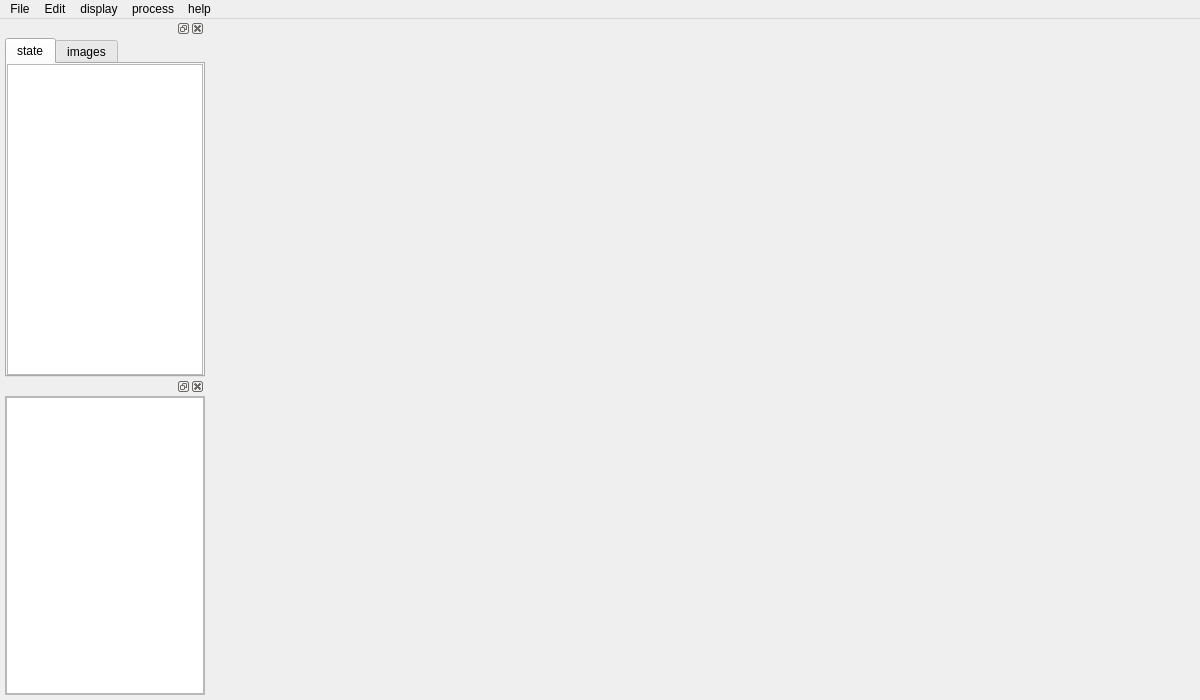
<?xml version="1.0" encoding="UTF-8"?>
<ui version="4.0">
 <class>Recon</class>
 <widget class="QMainWindow" name="Recon">
  <property name="geometry">
   <rect>
    <x>0</x>
    <y>0</y>
    <width>1200</width>
    <height>700</height>
   </rect>
  </property>
  <property name="windowTitle">
   <string>Recon</string>
  </property>
  <widget class="QWidget" name="centralWidget">
   <layout class="QHBoxLayout" name="horizontalLayout_3">
    <item>
     <widget class="QStackedWidget" name="stackedWidget">
      <property name="currentIndex">
       <number>0</number>
      </property>
      <widget class="QWidget" name="page">
       <layout class="QHBoxLayout" name="horizontalLayout_4">
        <property name="leftMargin">
         <number>3</number>
        </property>
        <property name="topMargin">
         <number>3</number>
        </property>
        <property name="rightMargin">
         <number>3</number>
        </property>
        <property name="bottomMargin">
         <number>3</number>
        </property>
        <item>
         <widget class="QLabel" name="imagelabel">
          <property name="text">
           <string/>
          </property>
         </widget>
        </item>
       </layout>
      </widget>
      <widget class="QWidget" name="page_2">
       <layout class="QHBoxLayout" name="horizontalLayout_5">
        <item>
         <widget class="QTimeEdit" name="timeEdit"/>
        </item>
       </layout>
      </widget>
     </widget>
    </item>
   </layout>
  </widget>
  <widget class="QMenuBar" name="menuBar">
   <property name="geometry">
    <rect>
     <x>0</x>
     <y>0</y>
     <width>1200</width>
     <height>22</height>
    </rect>
   </property>
   <widget class="QMenu" name="menuFile">
    <property name="title">
     <string>File</string>
    </property>
    <addaction name="actionnew"/>
    <addaction name="actionopen"/>
    <addaction name="actionsave"/>
    <addaction name="actionexport"/>
    <addaction name="actionclose"/>
    <addaction name="actionexit"/>
   </widget>
   <widget class="QMenu" name="menuEdit">
    <property name="title">
     <string>Edit</string>
    </property>
    <widget class="QMenu" name="menuadd_intrinsics">
     <property name="title">
      <string>add intrinsics</string>
     </property>
     <addaction name="actionauto_register"/>
     <addaction name="actionmanual_input"/>
     <addaction name="actioncalibration"/>
    </widget>
    <addaction name="actionchoose_photo"/>
    <addaction name="actiondelete_photo"/>
    <addaction name="menuadd_intrinsics"/>
   </widget>
   <widget class="QMenu" name="menuprocess">
    <property name="title">
     <string>process</string>
    </property>
    <addaction name="actionsfm"/>
    <addaction name="actiondense_recon"/>
    <addaction name="actionsurface"/>
   </widget>
   <widget class="QMenu" name="menuhelp">
    <property name="title">
     <string>help</string>
    </property>
   </widget>
   <widget class="QMenu" name="menudisplay">
    <property name="title">
     <string>display</string>
    </property>
    <addaction name="actionimage"/>
    <addaction name="action3Dmodel"/>
   </widget>
   <addaction name="menuFile"/>
   <addaction name="menuEdit"/>
   <addaction name="menudisplay"/>
   <addaction name="menuprocess"/>
   <addaction name="menuhelp"/>
  </widget>
  <widget class="QDockWidget" name="projectinfo">
   <property name="minimumSize">
    <size>
     <width>205</width>
     <height>122</height>
    </size>
   </property>
   <property name="maximumSize">
    <size>
     <width>205</width>
     <height>524287</height>
    </size>
   </property>
   <attribute name="dockWidgetArea">
    <number>1</number>
   </attribute>
   <widget class="QWidget" name="dockWidgetContents">
    <layout class="QVBoxLayout" name="verticalLayout">
     <property name="leftMargin">
      <number>5</number>
     </property>
     <property name="topMargin">
      <number>0</number>
     </property>
     <property name="rightMargin">
      <number>0</number>
     </property>
     <property name="bottomMargin">
      <number>0</number>
     </property>
     <item>
      <widget class="QTabWidget" name="tabWidget">
       <property name="sizePolicy">
        <sizepolicy hsizetype="Ignored" vsizetype="Expanding">
         <horstretch>0</horstretch>
         <verstretch>0</verstretch>
        </sizepolicy>
       </property>
       <property name="minimumSize">
        <size>
         <width>200</width>
         <height>0</height>
        </size>
       </property>
       <property name="maximumSize">
        <size>
         <width>205</width>
         <height>16777215</height>
        </size>
       </property>
       <property name="currentIndex">
        <number>0</number>
       </property>
       <widget class="QWidget" name="tab">
        <attribute name="title">
         <string>state</string>
        </attribute>
        <layout class="QHBoxLayout" name="horizontalLayout">
         <property name="leftMargin">
          <number>0</number>
         </property>
         <property name="topMargin">
          <number>0</number>
         </property>
         <property name="rightMargin">
          <number>0</number>
         </property>
         <property name="bottomMargin">
          <number>0</number>
         </property>
         <item>
          <widget class="QTableWidget" name="stateTableWidget"/>
         </item>
        </layout>
       </widget>
       <widget class="QWidget" name="tab_2">
        <attribute name="title">
         <string>images</string>
        </attribute>
        <layout class="QHBoxLayout" name="horizontalLayout_2">
         <property name="leftMargin">
          <number>0</number>
         </property>
         <property name="topMargin">
          <number>0</number>
         </property>
         <property name="rightMargin">
          <number>0</number>
         </property>
         <property name="bottomMargin">
          <number>0</number>
         </property>
         <item>
          <widget class="QListWidget" name="imagePathListWidget"/>
         </item>
        </layout>
       </widget>
      </widget>
     </item>
    </layout>
   </widget>
  </widget>
  <widget class="QDockWidget" name="dockWidget_2">
   <attribute name="dockWidgetArea">
    <number>1</number>
   </attribute>
   <widget class="QWidget" name="dockWidgetContents_2">
    <layout class="QVBoxLayout" name="verticalLayout_2">
     <property name="leftMargin">
      <number>5</number>
     </property>
     <property name="topMargin">
      <number>0</number>
     </property>
     <property name="rightMargin">
      <number>0</number>
     </property>
     <property name="bottomMargin">
      <number>5</number>
     </property>
     <item>
      <widget class="QScrollArea" name="scrollArea">
       <property name="widgetResizable">
        <bool>true</bool>
       </property>
       <widget class="QWidget" name="scrollAreaWidgetContents">
        <property name="geometry">
         <rect>
          <x>0</x>
          <y>0</y>
          <width>198</width>
          <height>293</height>
         </rect>
        </property>
        <layout class="QHBoxLayout" name="horizontalLayout_6">
         <property name="leftMargin">
          <number>0</number>
         </property>
         <property name="topMargin">
          <number>0</number>
         </property>
         <property name="rightMargin">
          <number>0</number>
         </property>
         <property name="bottomMargin">
          <number>0</number>
         </property>
         <item>
          <widget class="QListWidget" name="listWidget"/>
         </item>
        </layout>
       </widget>
      </widget>
     </item>
    </layout>
   </widget>
  </widget>
  <action name="actionnew">
   <property name="text">
    <string>new</string>
   </property>
  </action>
  <action name="actionopen">
   <property name="text">
    <string>open</string>
   </property>
  </action>
  <action name="actionsave">
   <property name="text">
    <string>save</string>
   </property>
  </action>
  <action name="actionexport">
   <property name="text">
    <string>export</string>
   </property>
  </action>
  <action name="actionclose">
   <property name="text">
    <string>close</string>
   </property>
  </action>
  <action name="actionexit">
   <property name="text">
    <string>exit</string>
   </property>
  </action>
  <action name="actionchoose_photo">
   <property name="text">
    <string>add photo</string>
   </property>
  </action>
  <action name="actionauto_register">
   <property name="text">
    <string>auto register</string>
   </property>
  </action>
  <action name="actionmanual_input">
   <property name="text">
    <string>manual input</string>
   </property>
  </action>
  <action name="actioncalibration">
   <property name="text">
    <string>calibration</string>
   </property>
  </action>
  <action name="actiondelete_photo">
   <property name="text">
    <string>delete photo</string>
   </property>
  </action>
  <action name="actionsfm">
   <property name="text">
    <string>sfm</string>
   </property>
  </action>
  <action name="actiondense_recon">
   <property name="text">
    <string>dense recon</string>
   </property>
  </action>
  <action name="actionsurface">
   <property name="text">
    <string>surface</string>
   </property>
  </action>
  <action name="actionimage">
   <property name="text">
    <string>image</string>
   </property>
  </action>
  <action name="action3Dmodel">
   <property name="text">
    <string>3Dmodel</string>
   </property>
  </action>
 </widget>
 <layoutdefault spacing="6" margin="11"/>
 <resources/>
 <connections/>
</ui>
